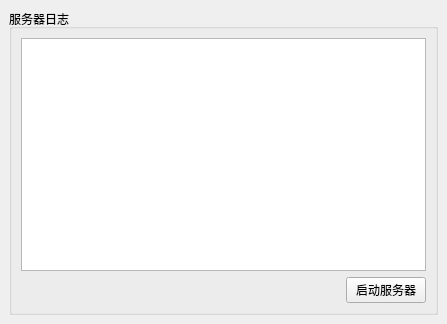
<?xml version="1.0" encoding="UTF-8"?>
<ui version="4.0">
 <class>MainWindow</class>
 <widget class="QMainWindow" name="MainWindow">
  <property name="geometry">
   <rect>
    <x>0</x>
    <y>0</y>
    <width>447</width>
    <height>324</height>
   </rect>
  </property>
  <property name="windowTitle">
   <string>服务器</string>
  </property>
  <widget class="QWidget" name="centralwidget">
   <layout class="QHBoxLayout" name="horizontalLayout_4">
    <item>
     <widget class="QGroupBox" name="groupBox">
      <property name="title">
       <string>服务器日志</string>
      </property>
      <layout class="QVBoxLayout" name="verticalLayout_2">
       <item>
        <layout class="QVBoxLayout" name="verticalLayout">
         <item>
          <widget class="QPlainTextEdit" name="logEditor_2"/>
         </item>
         <item>
          <layout class="QHBoxLayout" name="horizontalLayout_3">
           <item>
            <spacer name="horizontalSpacer_2">
             <property name="orientation">
              <enum>Qt::Horizontal</enum>
             </property>
             <property name="sizeHint" stdset="0">
              <size>
               <width>40</width>
               <height>20</height>
              </size>
             </property>
            </spacer>
           </item>
           <item>
            <widget class="QPushButton" name="startStopButton_2">
             <property name="text">
              <string>启动服务器</string>
             </property>
            </widget>
           </item>
          </layout>
         </item>
        </layout>
       </item>
      </layout>
     </widget>
    </item>
   </layout>
  </widget>
 </widget>
 <resources/>
 <connections/>
</ui>
